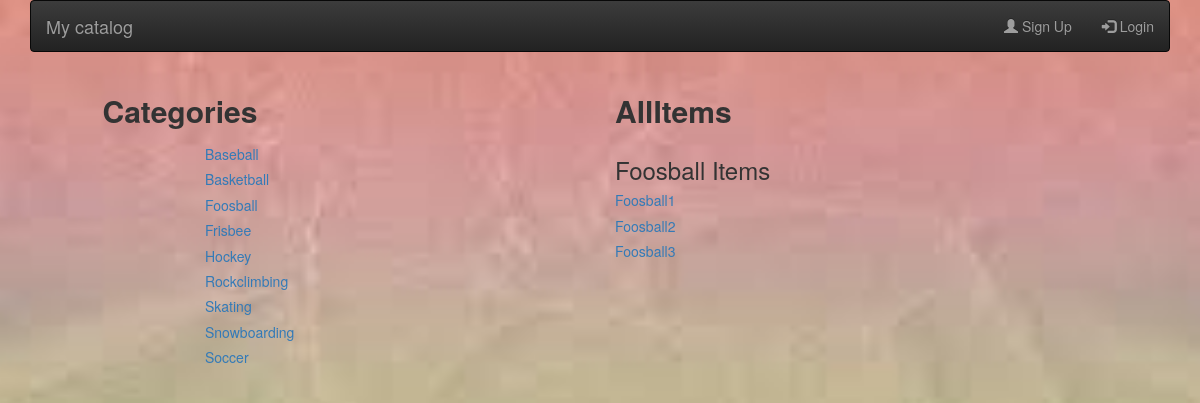
Screenshot of /catalog/Foosball/ with the database file from the repository.
### db_setup.py (models this page shows, shortened)
class Category(Base):
    __tablename__ = 'category'
    id = Column(Integer, primary_key=True)
    name = Column(String(250), nullable=False,unique=True)
    user_name = Column(Integer,ForeignKey('user.uname'))
    user = relationship(User)

class CatalogItem(Base):
    __tablename__ = 'catalog_item'
    id = Column(Integer, primary_key=True)
    name = Column(String(80), nullable=False,unique=True)
    description = Column(String(250))
    category_name= Column(String, ForeignKey('category.name'))
    category = relationship(Category)
    user_name = Column(Integer,ForeignKey('user.uname'))
    user = relationship(User)

### application.py (the view)
@app.route('/catalog/<category_name>/items')
@app.route('/catalog/<category_name>/')
def CategoryItems(category_name):
    categories = session.query(Category).order_by(asc(Category.name))
    cat_items = session.query(CatalogItem).filter_by(category_name=category_name).all()
    return render_template('categorydetails.html',categoryname=category_name,items=cat_items,categories=categories)

### templates/categorydetails.html (shortened to what this page needs)
{% extends "main.html" %}
{% block content %}
{% include "header.html" %}
<html>
<head>
<link rel="stylesheet" href="https://maxcdn.bootstrapcdn.com/bootstrap/3.3.7/css/bootstrap.min.css">
<link rel="stylesheet" href="https://maxcdn.bootstrapcdn.com/bootstrap/3.3.7/css/bootstrap-theme.min.css">
<link rel=stylesheet type=text/css href="{{ url_for('static', filename='loginstyle.css') }}">
</head>
<body>
	<div class="row top-menu">
		<div class="col-md-10"></div>
		<div class="col-md-2 text-right">
					</div>
	</div>
	<div class="row divider blue">
		<div class="col-md-12"></div>
	</div>
	<div class="row banner main">
		<div class="col-md-1"></div>
		<div class="col-md-3 align="center" padding-none">
			<h2><b>Categories</b></h2>
		</div>
    <div class="col-md-8 padding-none">
			<div class="col-md-8"><h2 align="center"><b>AllItems</b></h2></div>
			<div class="col-md-4"></div>
    </div>
	</div>
  <div>
			<div class="row">
				   <div class="col-md-2"></div>
           {% include "categoriesrepeat.html" %}
					 <div class="col-md-4 category-list">
             <h3>{{categoryname}} Items</h3>
              {% for item in items %}
                <a href = "{{url_for('CatalogItemDetails', category_name = categoryname,item_name=item.name)}}">
						     <h5>{{item.name}}</h5>
                </a>
              {% endfor %}
					 </div>
     </div>
 </div>
 </body>
 </html>
{% endblock %}

### templates/categoriesrepeat.html
<div class="col-md-4 restaurant-list">
  {% for category in categories %}
    <a href = "{{url_for('CategoryItems', category_name = category.name)}}">
      <h5>{{category.name}}</h5>
    </a>
  {% endfor %}
</div>

### static/loginstyle.css (style rules this page uses)
body { background: url(background.jpeg) no-repeat center center fixed; -webkit-background-size: cover; -moz-background-size: cover; -o-background-size: cover; background-size: cover; }

### rows the page displays
Category: name "Baseball"
Category: name "Basketball"
Category: name "Foosball"
Category: name "Frisbee"
Category: name "Hockey"
Category: name "Rockclimbing"
Category: name "Skating"
Category: name "Snowboarding"
Category: name "Soccer"
CatalogItem: name "Foosball1"
CatalogItem: name "Foosball2"
CatalogItem: name "Foosball3"

### other values shown
{{ categoryname }} "Foosball"
